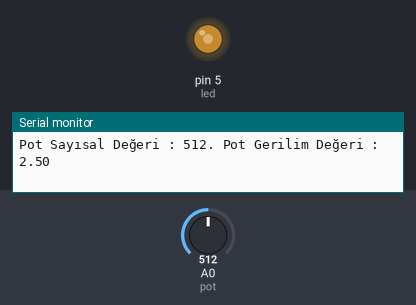
Bench run of a sketch on a simulated Arduino Uno, built with avr-gcc and run on an emulated ATmega328P. Shown: output pins drawn as LEDs (lit = HIGH), the last lines printed to the serial monitor. Inputs (shaded band) come from the test bench; at power-on: A0 (pot) = 512.

Above: at 1.2 s.
1.3 s: A0 (pot) set to 716
At 2.5 s:
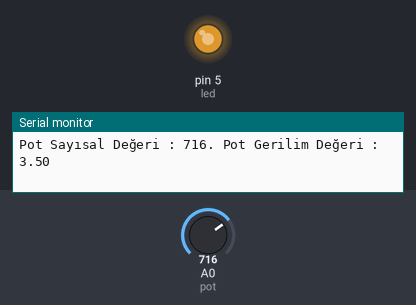
2.9 s: A0 (pot) set to 982
At 4.2 s:
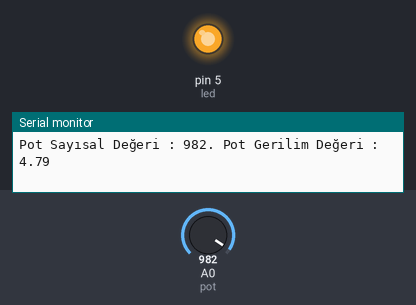
4.5 s: A0 (pot) set to 1016
At 5.0 s:
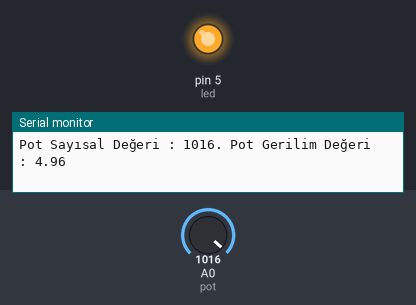
7.5 s: A0 (pot) set to 122
At 8.5 s:
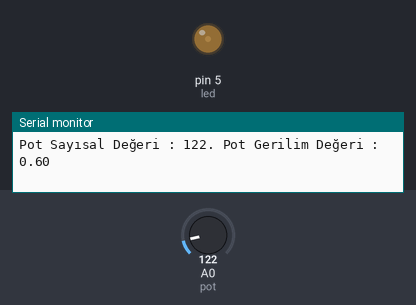
9.1 s: A0 (pot) set to 0
At 10.3 s:
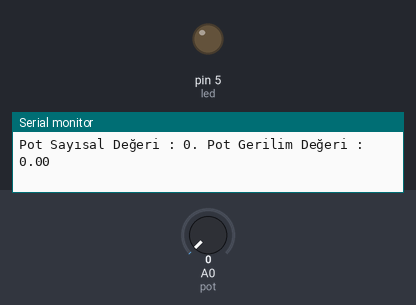
10.7 s: A0 (pot) set to 511
At 12.0 s:
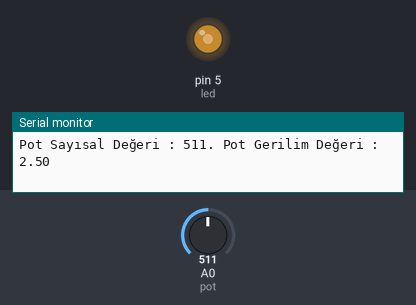
Timing chart, 0 to 13.3 s (numbered marks = the images above; inputs shaded):
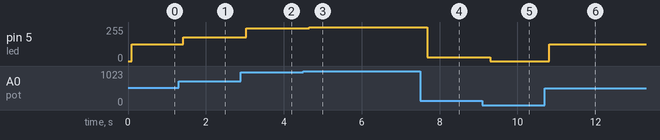

Measured:
- after the input at 1.3 s, pin 5 (led): 127/255 → 178/255 after 0.12 s
- after the input at 2.9 s, pin 5 (led): 178/255 → 244/255 after 0.13 s
- after the input at 4.5 s, pin 5 (led): 244/255 → 253/255 after 0.15 s
- after the input at 7.5 s, pin 5 (led): 253/255 → 30/255 after 0.18 s
- after the input at 9.1 s, pin 5 (led): 30/255 → 0/255 after 0.20 s
- after the input at 10.7 s, pin 5 (led): 0/255 → 127/255 after 0.11 s

The sketch:

6-potansiyometreAnalogGiris.ino
```cpp
int pot = A0;  // pot analog girişlerden birine bağlanır
int led = 5;  // led ~PWM pinlerden birine bağlanır
int deger = 0;  // pot'un vereceği değeri alan değişken
void setup() {
  pinMode(pot, INPUT);
  pinMode(led, OUTPUT);
  Serial.begin(9600);
}

void loop() {
  deger = analogRead(pot);

  Serial.print("Pot Sayısal Değeri : ");
  Serial.print(deger);

  float gerilim = (5.00/1024.00)*deger; //5V gerilim, 1024 bite bölünür ve potansiyometreden gelen değer ile çarpılır; değerin eşiti olan gerilim hesaplanır
  Serial.print(". Pot Gerilim Değeri : ");
  Serial.println(gerilim); //Hesaplanan gerilim seri monitörde mesaj olarak gönderilir
  delay(100);

  deger = map(deger, 0, 1023, 0, 255);
  analogWrite(led, deger);
}
```
